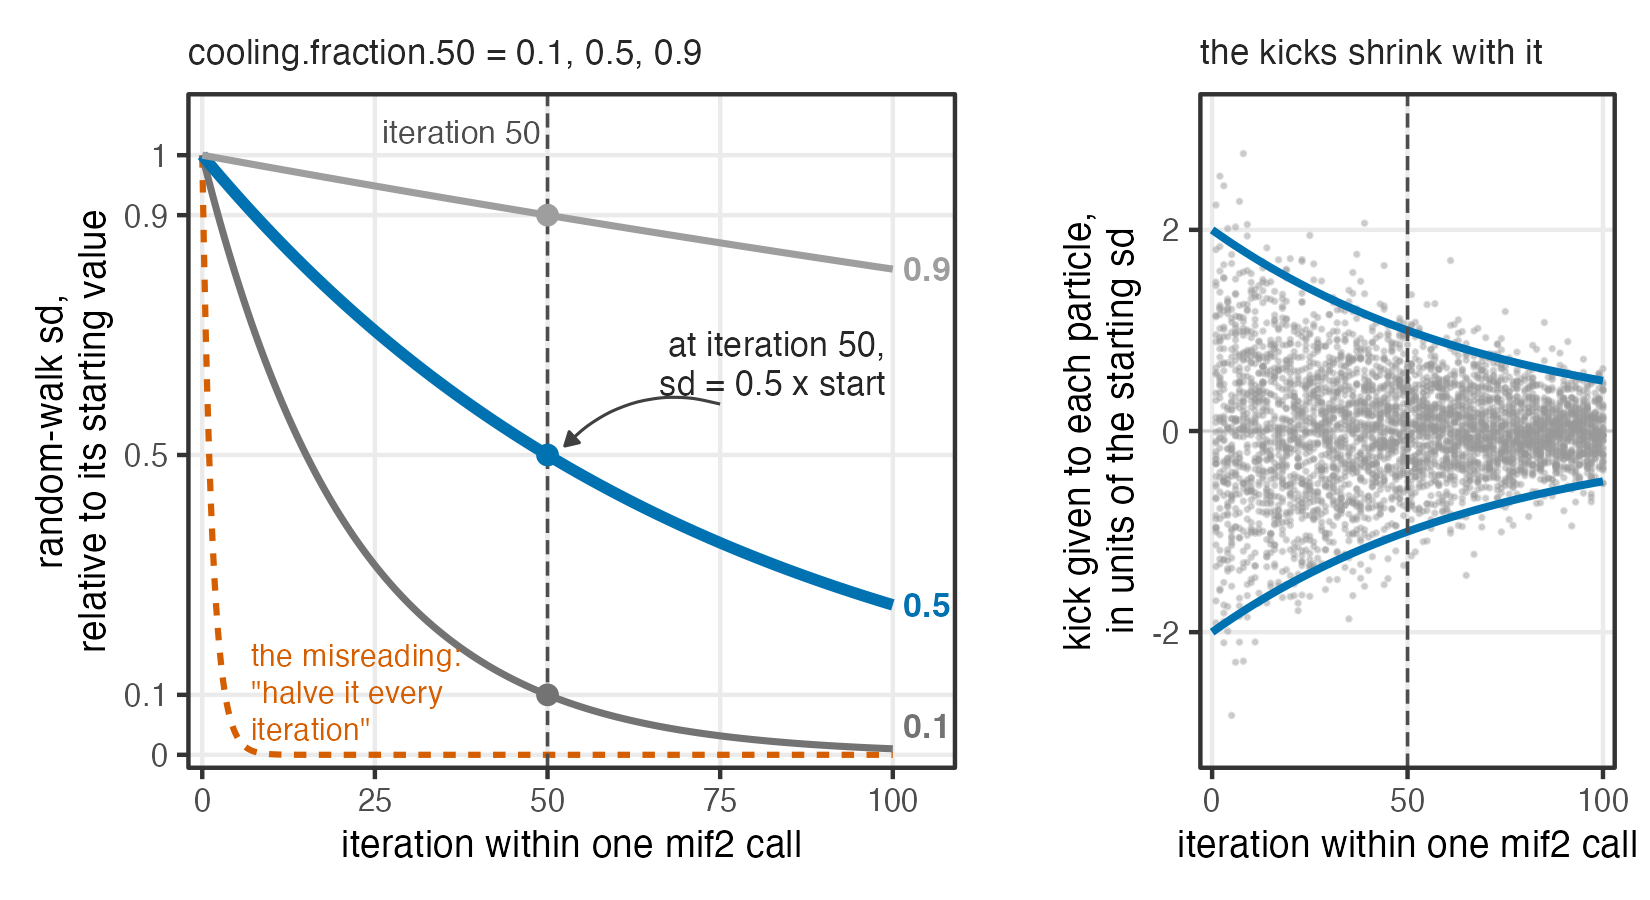

Generate this figure with R:
## fig-if2-cooling.R -----------------------------------------------------------
## Lecture B_mle_mif2: what `cooling.fraction.50` actually means.
##
## Replaces the algorithmic-parameter bullets in 5_IF_theory/main.qmd:146-152
## ("decay of perturbation, cooling fraction in 50 iterations" and the a^(2m/50)
## exponent) with a picture.
##
## THE TRAP this figure defuses: students read cooling.fraction.50 = 0.5 as
## "halve the perturbation every iteration". It means: at iteration 50 the
## random-walk sd is 0.5x its starting value, having decayed geometrically and
## continuously the whole way there.
##
## THE CLOCK IS PER CALL -- this is why the x axis says "iteration within one
## mif2 call" and not "mif2 iteration". Verified against pomp 6.4 source and a
## live run: mif2_internal takes `mifiter = .ndone + n`, .ndone defaults to 0L,
## and NO mif2 method (pomp, pfilterd_pomp, mif2d_pomp, data.frame) ever passes
## it. So the deck's chained call at 5_IF_theory/main.qmd:258-268
##     mf |> mif2(cooling.fraction.50 = 0.3) -> mf
## RESTARTS the cooling clock at m = 1: the object's rw.sd is still the original
## uncooled spec, both calls yield 51-row traces, and the perturbation runs
## 0.5000 x rw.sd at the end of call 1 -> 0.9762 x rw.sd at the start of call 2
## -> 0.3000 at its end. A sawtooth, not a continuous glide. The curve below is
## the truth for ONE call; do not let the x axis imply otherwise.
##
## The curve is deterministic -- no pomp run needed. The perturbation-kick cloud
## in panel B is random but seeded, so the PNG is byte-reproducible.
##
## Run from the project root (where 4_mle_mif2.Rproj lives):
##   Rscript figures/fig-if2-cooling.R
## Reads:  nothing (self-contained; the cooling law is checked against pomp)
## Writes: figures/fig-if2-cooling.png

library(tidyverse)
library(patchwork)

theme_set(theme_bw())
set.seed(20240715)

## ---- the cooling law --------------------------------------------------------
## pomp's mif2_cooling(type="geometric", fraction=a, ntimes=n) returns, at
## iteration m and observation nt,
##     alpha = a^((nt/ntimes + m - 1)/50)   <- multiplies rw.sd
##     gamma = alpha^2                      <- multiplies the VARIANCE
## At the end of iteration m (nt = ntimes) this is exactly a^(m/50).
## That a^2 is why the pseudocode carries the exponent 2m/50: it is written for
## the variance matrix V_n. rw.sd is an sd, so the number students set decays as
## a^(m/50) -- and at m = 50 it equals a, exactly.
cooling_sd <- function(m, a) a^(m/50)

## Verify against pomp's own internal implementation rather than trusting the
## algebra above. Non-exported, so guard it: the figure must still build if pomp
## renames its internals.
verify_against_pomp <- function() {
  ok <- tryCatch({
    cool <- getFromNamespace("mif2_cooling", "pomp")
    ntimes <- 42L                       # Consett 1948: 42 weekly observations
    m <- c(1, 10, 25, 50, 75, 100)
    worst <- 0
    for (a in c(0.1, 0.5, 0.9)) {
      f <- cool("geometric", fraction = a, ntimes = ntimes)
      pomp_alpha <- vapply(m, function(mm) f(nt = ntimes, m = mm)$alpha, numeric(1))
      worst <- max(worst, max(abs(pomp_alpha - cooling_sd(m, a))))
    }
    stopifnot(worst < 1e-12)
    message(sprintf("  cooling law matches pomp::mif2_cooling (max abs diff %.2e)", worst))
    TRUE
  }, error = function(e) {
    message("  NOTE: could not verify against pomp internals: ", conditionMessage(e))
    FALSE
  })
  invisible(ok)
}
verify_against_pomp()

## ---- course palette ---------------------------------------------------------
blue  <- "#0072B2"   # the method that works: the true cooling law
verm  <- "#D55E00"   # the naive approach / what doesn't work: the misreading
grey_dark  <- "grey45"
grey_light <- "grey62"

fracs <- c(0.1, 0.5, 0.9)
pal   <- c("0.1" = grey_dark, "0.5" = blue, "0.9" = grey_light)

M <- 100  # extend well past 50 so the continued decay is obvious

curves <- expand_grid(a = fracs, m = seq(0, M, by = 0.25)) |>
  mutate(sd = cooling_sd(m, a), lab = factor(a))

## the dots that ARE the definition: at iteration 50, sd = a, exactly
anchors <- tibble(a = fracs, m = 50, sd = cooling_sd(50, fracs), lab = factor(fracs))

## the misreading: "0.5 means halve it EVERY iteration"
misread <- tibble(m = seq(0, M, by = 0.25), sd = 0.5^m)

## terminal values, for the right-hand labels. The a = 0.1 curve ends at 0.010,
## right on top of the flatlined misreading curve, so nudge that one label clear.
ends <- tibble(a = fracs, m = M, sd = cooling_sd(M, fracs), lab = factor(fracs),
               ylab = c(0.048, cooling_sd(M, 0.5), cooling_sd(M, 0.9)))

## ---- panel A: the definition, made visual -----------------------------------
pA <- ggplot() +
  ## misreading first, so it sits under the real curves
  geom_line(data = misread, aes(m, sd),
            colour = verm, linewidth = 0.7, linetype = "22") +
  geom_vline(xintercept = 50, colour = "grey30", linewidth = 0.4, linetype = "42") +
  geom_line(data = curves, aes(m, sd, colour = lab, linewidth = lab)) +
  geom_point(data = anchors, aes(m, sd, colour = lab), size = 1.9) +
  ## series identity: which cooling.fraction.50 each curve belongs to, printed
  ## at the RIGHT END of the curve (m = 100), not at the iteration-50 anchor dot.
  geom_text(data = ends, aes(m + 1.5, ylab, colour = lab, label = format(a, nsmall = 1)),
            hjust = 0, vjust = 0.5, size = 2.9, fontface = "bold") +
  scale_colour_manual(values = pal, guide = "none") +
  scale_linewidth_manual(values = c("0.1" = 0.8, "0.5" = 1.3, "0.9" = 0.8),
                         guide = "none") +
  ## the required annotation, pointing at the (50, 0.5) dot
  annotate("curve", x = 75, y = 0.585, xend = 52.5, yend = 0.515,
           curvature = 0.30, linewidth = 0.35, colour = "grey25",
           arrow = arrow(length = unit(0.05, "in"), type = "closed")) +
  annotate("text", x = 99, y = 0.60, hjust = 1, vjust = 0,
           label = "at iteration 50,\nsd = 0.5 x start",
           size = 2.9, colour = "grey15", lineheight = 0.95) +
  ## kill the misconception, in the free corner just above its own dead curve
  annotate("text", x = 7, y = 0.105, hjust = 0, vjust = 0.5,
           label = "the misreading:\n\"halve it every\niteration\"",
           size = 2.6, colour = verm, lineheight = 1.0) +
  annotate("text", x = 49, y = 1.04, hjust = 1, vjust = 0.5,
           label = "iteration 50", size = 2.7, colour = "grey30") +
  scale_x_continuous(breaks = c(0, 25, 50, 75, 100), expand = expansion(mult = c(0.02, 0.09))) +
  scale_y_continuous(breaks = c(0, 0.1, 0.5, 0.9, 1),
                     labels = c("0", "0.1", "0.5", "0.9", "1"),
                     expand = expansion(mult = c(0.02, 0.02))) +
  coord_cartesian(xlim = c(0, M), ylim = c(0, 1.08), clip = "off") +
  labs(x = "iteration within one mif2 call",
       y = "random-walk sd,\nrelative to its starting value",
       subtitle = "cooling.fraction.50 = 0.1, 0.5, 0.9") +
  theme(
    axis.text    = element_text(size = 7.5),
    axis.title   = element_text(size = 9),
    axis.title.y = element_text(lineheight = 0.95),
    plot.subtitle = element_text(size = 8.5, colour = "grey15"),
    panel.grid.minor = element_blank(),
    plot.margin  = margin(4, 20, 3, 3)
  )

## ---- panel B: what cooling actually does to the particles --------------------
## The kick each particle receives at iteration m is drawn N(0, sd_m), with
## sd_m = a^(m/50) x (starting sd). This is the perturbation itself -- NOT a
## claim that the swarm converges. Envelope = +/- 2 sd_m, i.e. panel A's curve.
a_demo <- 0.5
J <- 40
kicks <- expand_grid(m = 1:M, j = 1:J) |>
  mutate(sd = cooling_sd(m, a_demo),
         kick = rnorm(n(), 0, sd))

env <- tibble(m = seq(0, M, by = 0.25)) |>
  mutate(sd = cooling_sd(m, a_demo), lo = -2 * sd, hi = 2 * sd)

pB <- ggplot() +
  geom_hline(yintercept = 0, colour = "grey80", linewidth = 0.3) +
  geom_point(data = kicks, aes(m, kick), colour = "grey60",
             size = 0.22, alpha = 0.35) +
  geom_line(data = env, aes(m, hi), colour = blue, linewidth = 0.9) +
  geom_line(data = env, aes(m, lo), colour = blue, linewidth = 0.9) +
  geom_vline(xintercept = 50, colour = "grey30", linewidth = 0.4, linetype = "42") +
  scale_x_continuous(breaks = c(0, 50, 100), expand = expansion(mult = c(0.03, 0.03))) +
  scale_y_continuous(breaks = c(-2, 0, 2), expand = expansion(mult = c(0.04, 0.04))) +
  coord_cartesian(ylim = c(-3.1, 3.1), clip = "off") +
  labs(x = "iteration within one mif2 call",
       y = "kick given to each particle,\nin units of the starting sd",
       subtitle = "the kicks shrink with it") +
  theme(
    axis.text    = element_text(size = 7.5),
    axis.title   = element_text(size = 9),
    axis.title.y = element_text(lineheight = 0.95),
    plot.subtitle = element_text(size = 8.5, colour = "grey15"),
    panel.grid.minor = element_blank(),
    plot.margin  = margin(4, 3, 3, 6)
  )

## ---- assemble ---------------------------------------------------------------
fig <- pA + pB + plot_layout(widths = c(1.85, 1))

ggsave("figures/fig-if2-cooling.png", fig,
       width = 5.5, height = 3.0, dpi = 300, bg = "white")

## ---- the numbers this figure asserts ----------------------------------------
message("\n--- values plotted (sd relative to start) ---")
for (a in fracs) {
  message(sprintf("  a = %.1f : m=1 -> %.4f | m=50 -> %.4f | m=100 -> %.4f",
                  a, cooling_sd(1, a), cooling_sd(50, a), cooling_sd(100, a)))
}
message(sprintf("  misreading 0.5^m at m=10 -> %.3e ; at m=50 -> %.3e",
                0.5^10, 0.5^50))
message(sprintf("\nWrote figures/fig-if2-cooling.png (%.0f KB)",
                file.info("figures/fig-if2-cooling.png")$size / 1024))
